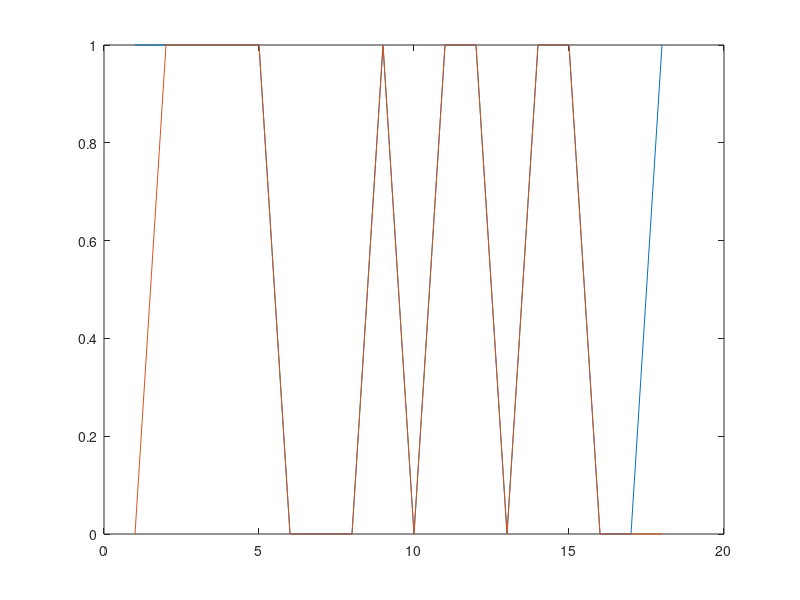
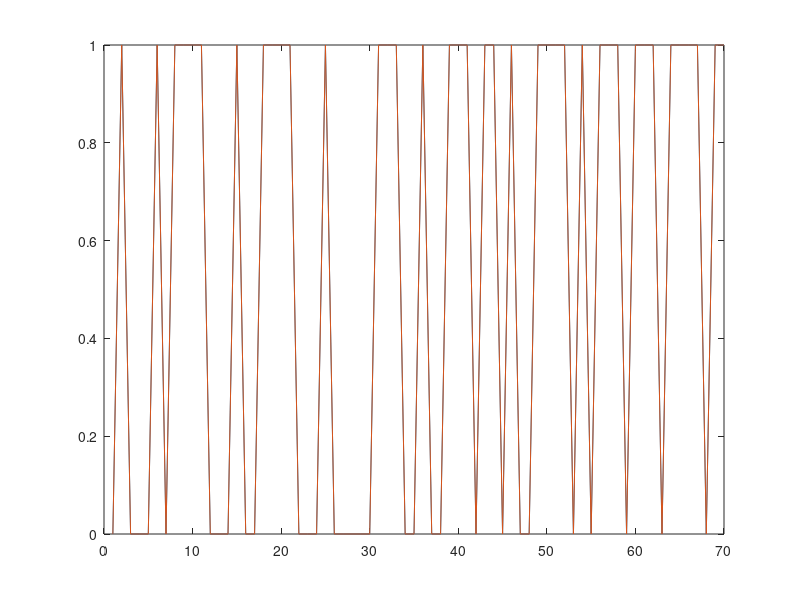
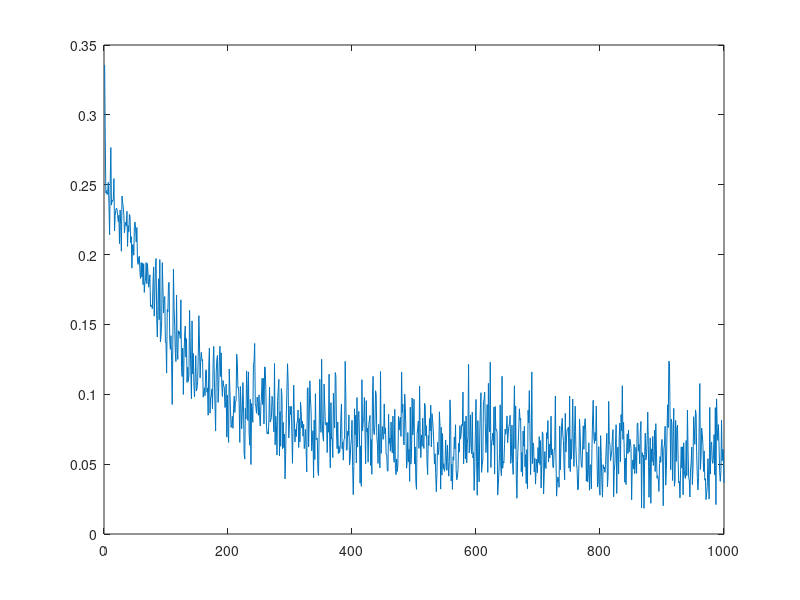
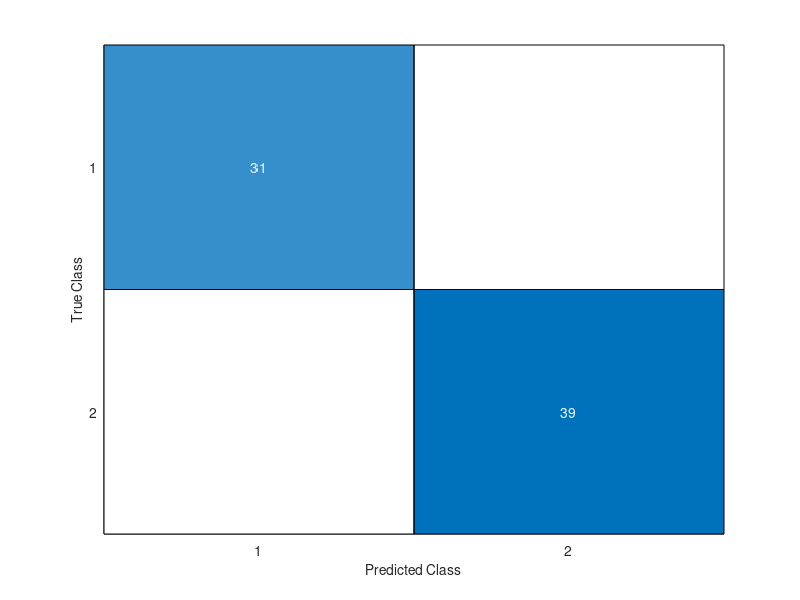

The MATLAB script that drew these images, in order:
clear all;
clc;
close all;

load('y_train_predicted.mat')
load('y_test_predicted.mat')
load('y_test.mat')
load('y_train.mat')
load('loss.mat')

figure
y_test_predicted1=sign(y_test_predicted-0.5)==1;
y_test_predicted1 = double(y_test_predicted1');
plot(y_test_predicted1)
hold on 
y_test = y_test';
plot(y_test)

figure
y_train_predicted1=sign(y_train_predicted-0.5)==1;
y_train_predicted1 = double(y_train_predicted1);
plot(y_train_predicted1)
hold on 
y_train = y_train';
plot(y_train)

figure
plot(loss)
for i=1:1:100
    ID(i,1) = i*10;
    LOSS(i,1) = loss(i*10);
end

figure
C = confusionmat(y_train, y_train_predicted1);
confusionchart(C);

figure
err_train = y_train-y_train_predicted1;
plot(err_train)

figure
C1 = confusionmat(y_test,y_test_predicted1);
confusionchart(C1);